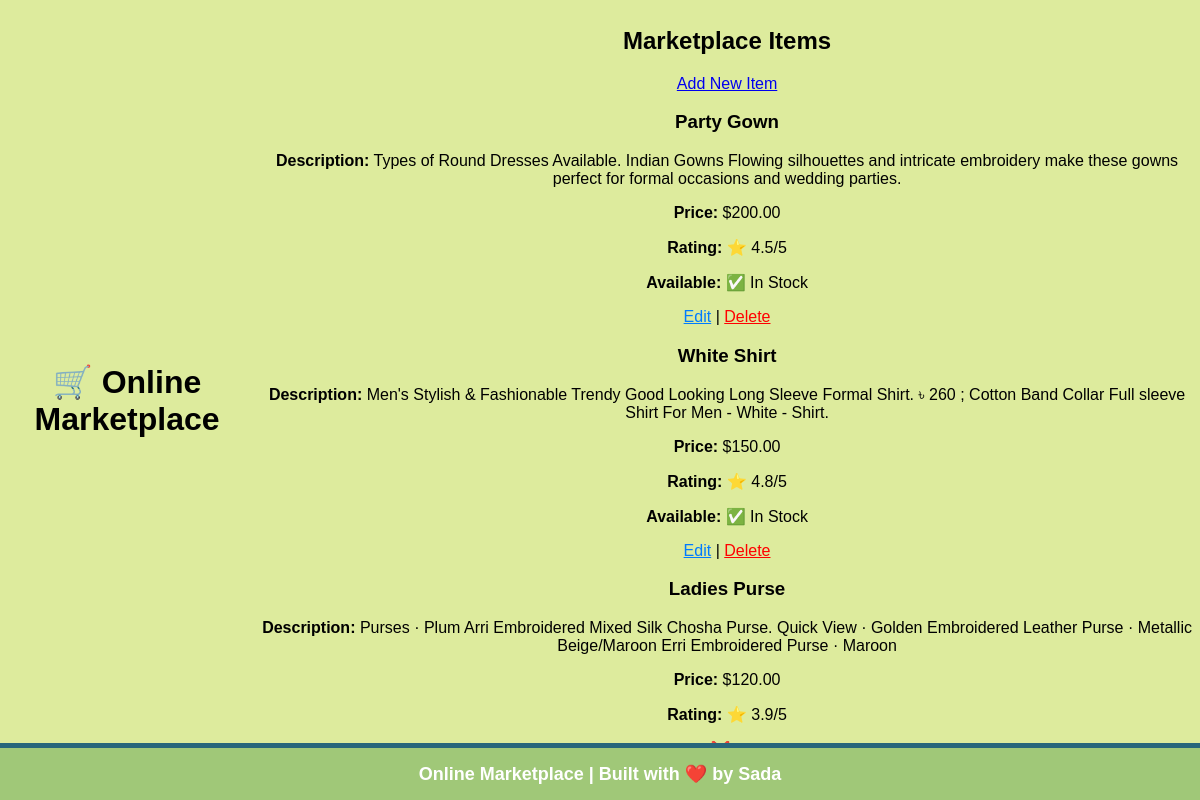
The page / on the database its author committed.
### marketplace/models.py (models this page shows, shortened)
class MarketItem(models.Model):
    name = models.CharField(max_length=200)
    description = models.TextField()
    price = models.DecimalField(max_digits=10, decimal_places=2)
    rating = models.FloatField()
    available = models.BooleanField(default=True)

### marketplace/views.py (the view)
# urls.py: path('', views.item_list, name='item_list'),
def item_list(request):
    items = MarketItem.objects.all()
    return render(request, 'marketplace/item_list.html', {'items': items})

### marketplace/templates/marketplace/item_list.html
{% load static %}
{% include 'marketplace/header.html' %}
<link rel="stylesheet" type="text/css" href="{% static 'marketplace/style.css' %}">
<div class="container">
    <h2>Marketplace Items</h2>
    <a href="{% url 'create_item' %}" class="btn">Add New Item</a>
    <div class="product-list">
        {% for item in items %}
            <div class="product-card">
                <h3>{{ item.name }}</h3>
                <p><strong>Description:</strong> {{ item.description }}</p>
                <p><strong>Price:</strong> ${{ item.price }}</p>
                <p><strong>Rating:</strong> ⭐ {{ item.rating }}/5</p>
                <p><strong>Available:</strong> {% if item.available %}✅ In Stock{% else %}❌ Out of Stock{% endif %}</p>
                <div class="actions">
                    <a href="{% url 'update_item' item.id %}" style="color: #007bff;">Edit</a> |
                    <a href="{% url 'delete_item' item.id %}" style="color: red;">Delete</a>
                </div>
            </div>
        {% endfor %}
    </div>
</div>
{% include 'marketplace/footer.html' %}

### marketplace/templates/marketplace/header.html
<header>
    <h1>🛒 Online Marketplace</h1>
</header>

### marketplace/templates/marketplace/footer.html
<div class="footer">
    Online Marketplace | Built with ❤️ by Sada
</div>

### marketplace/templates/marketplace/static/marketplace/style.css (style rules this page uses)
.footer { position: absolute; bottom: 0; left: 50%; transform: translateX(-50%); background: #A0C878; width: 100%; text-align: center; padding: 15px; font-size: 18px; color: white; font-weight: bold; border-top: 5px solid #27667B; }

### rows shown on the page
MarketItem: name "Party Gown", description "Types of Round Dresses Available. Indian Gowns Flowing silhouettes and intricate embroidery make these gowns perfect for formal occasions and wedding parties.", price "200.00", rating "4.5", available "✅ In Stock"
MarketItem: name "White Shirt", description "Men's Stylish & Fashionable Trendy Good Looking Long Sleeve Formal Shirt. ৳ 260 ; Cotton Band Collar Full sleeve Shirt For Men - White - Shirt.", price "150.00", rating "4.8", available "✅ In Stock"
MarketItem: name "Ladies Purse", description "Purses · Plum Arri Embroidered Mixed Silk Chosha Purse. Quick View · Golden Embroidered Leather Purse · Metallic Beige/Maroon Erri Embroidered Purse · Maroon", price "120.00", rating "3.9"
